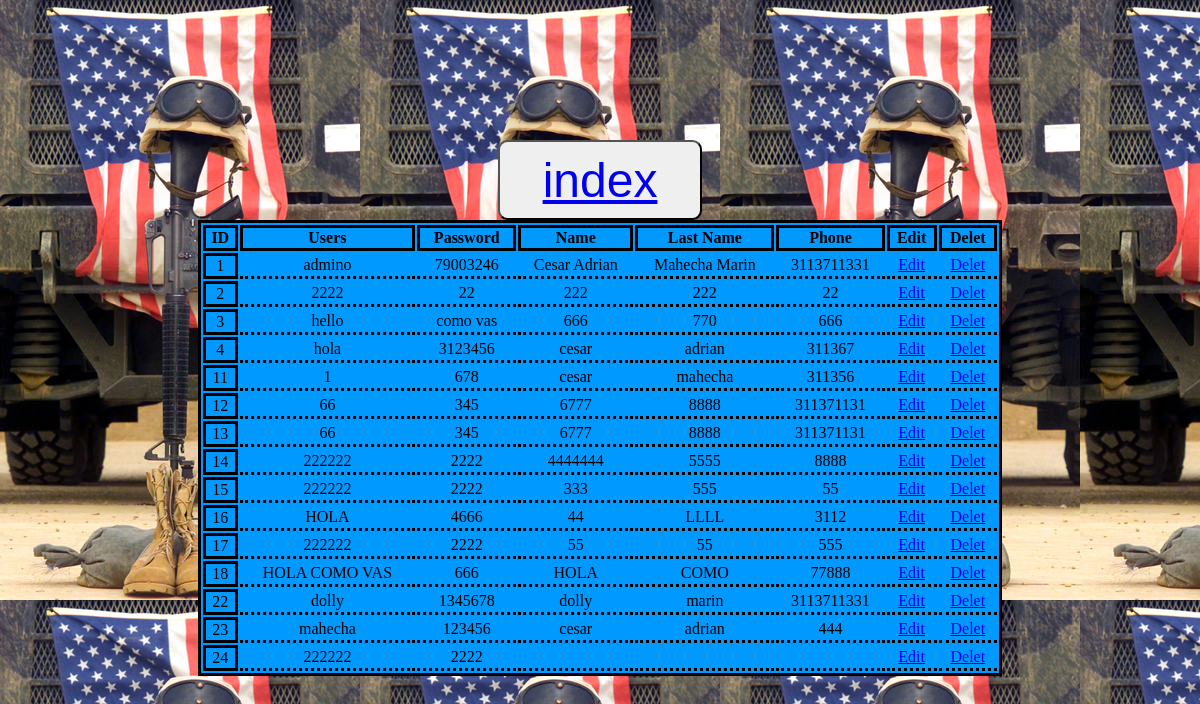
Page /table.php on the committed database.
### tables this page shows
CREATE TABLE `user_data` (
  `ID` int(16) NOT NULL,
  `User` varchar(100) NOT NULL,
  `Name` varchar(100) NOT NULL,
  `LastName` varchar(100) NOT NULL,
  `Phone` varchar(100) NOT NULL,
  `Password` varchar(100) NOT NULL
);

### src/table_1.php (called while the page is built)
<?php
$sever= mysqli_connect('localhost', 'root', 'root', 'First_Base') or die ("Error");
$selec= "SELECT * FROM user_data ";
$s= mysqli_query($sever, $selec);
?>

### Public/table.php (the view, shortened to what this page needs)
<?php require '../src/table_1.php' ?>
<!DOCTYPE html>
<html>
    <head>
        <link rel="stylesheet" type="text/css" href="css/csss.css">
        <link rel="stylesheet" type="text/css" href="css/responsive.css">
    </head>
    <body class="ta">
       <div>
            <button><a href="index.php">index</a></button>
        </div>
        <div class="tl">
        <table class="table">
            <tr>
                <th>ID</th>
                <th>Users</th>
                <th>Password</th>
                <th>Name</th>
                <th>Last Name</th>
                <th>Phone</th>
                <th>Edit</th>
                <th>Delet</th>
            </tr>
            <?php while($f = mysqli_fetch_array($s)): ?>
            <tr class="one">
                <td class="id"><?php echo $f['ID'] ?></td>
                <td><?php echo $f['User'] ?></td>
                <td><?php echo $f['Password']?></td>
                <td><?php echo $f['Name']?></td>
                <td><?php echo $f['LastName']?></td>
                <td><?php echo $f['Phone']?></td>
                <td><a href="table.php?edit=<?php echo $f['ID'];?> ">Edit</a></td>
                <td><a href="table.php?delet=<?php echo $f['ID'];?>">Delet</a></td>
            </tr>
            <?php endwhile ?>
        </table>
        </div>
    </body>
</html>

### Public/css/csss.css (style rules this page uses)
body { background-image: url(../img/arma.png) ; display: flex; flex-direction:column; align-items: center; justify-content: center; height: 100vh; }
.table { width: 50.25em; border: 2px; background-color:#0099ff; border: solid; }
.one { text-align: center; }
th { border: solid; }
td { border: dotted; border-left: none; border-right: none; border-top: none; }
.id { border-right: solid; border:solid; }
button { height: 5rem; width: 4.25em; font-size: 3rem; border-radius: .2em; }

### rows in the picture
user_data: ID "1", User "admino", Password "79003246", Name "Cesar Adrian", LastName "Mahecha Marin", Phone "3113711331"
user_data: ID "2", User "2222", Password "22", Name "222", LastName "222", Phone "22"
user_data: ID "3", User "hello", Password "como vas", Name "666", LastName "770", Phone "666"
user_data: ID "4", User "hola", Password "3123456", Name "cesar", LastName "adrian", Phone "311367"
user_data: ID "11", User "1", Password "678", Name "cesar", LastName "mahecha", Phone "311356"
user_data: ID "12", User "66", Password "345", Name "6777", LastName "8888", Phone "311371131"
user_data: ID "13", User "66", Password "345", Name "6777", LastName "8888", Phone "311371131"
user_data: ID "14", User "222222", Password "2222", Name "4444444", LastName "5555", Phone "8888"
user_data: ID "15", User "222222", Password "2222", Name "333", LastName "555", Phone "55"
user_data: ID "16", User "HOLA", Password "4666", Name "44", LastName "LLLL", Phone "3112"
user_data: ID "17", User "222222", Password "2222", Name "55", LastName "55", Phone "555"
user_data: ID "18", User "HOLA COMO VAS", Password "666", Name "HOLA", LastName "COMO", Phone "77888"
user_data: ID "22", User "dolly", Password "1345678", Name "dolly", LastName "marin", Phone "3113711331"
user_data: ID "23", User "mahecha", Password "123456", Name "cesar", LastName "adrian", Phone "444"
user_data: ID "24", User "222222", Password "2222"
